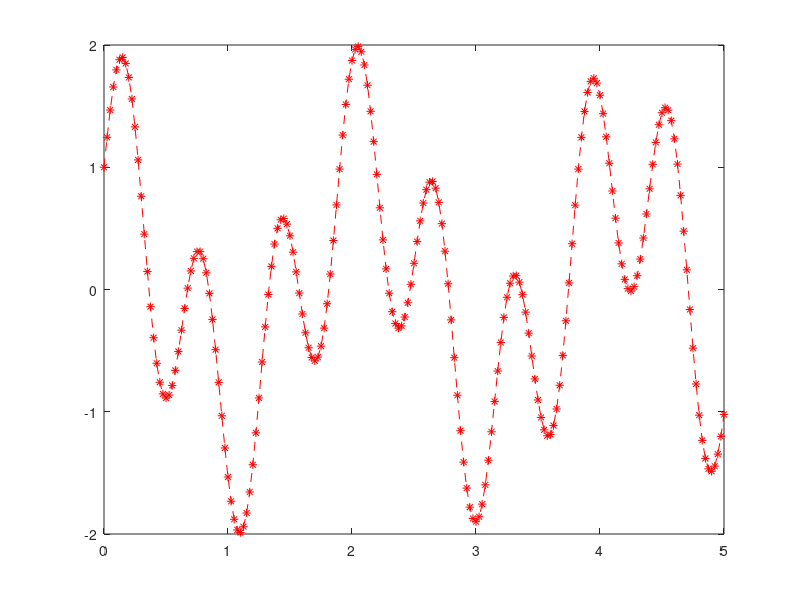

This chart was generated by the following MATLAB code:
%Plot of exponential functions.
x = (-4:0.25:5);
y1 = 2.^x;
y2 = 3.^x;
%plot(x,y1,'--',x,y2,'-')

% Plot of a trigonomtry function.
x = (0:0.025:5);
y = sin(10*x)+cos(3*x);
plot(x,y,'r--*')

